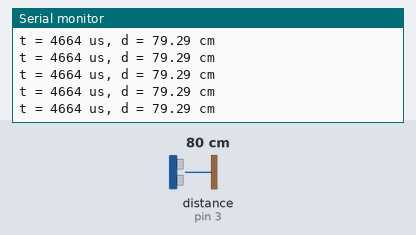
Recording of a sketch running on a simulated Arduino Uno, built with avr-gcc and run on an emulated ATmega328P. Parts: the last lines printed to the serial monitor. Inputs (shaded band) come from the test bench; at power-on: distance to the obstacle (sensor on pin 3) 80 cm. The echo pulse lasts 58.3 µs per cm.

Above: at 1.2 s.
1.3 s: distance to the obstacle (sensor on pin 3) set to 18 cm
At 1.6 s:
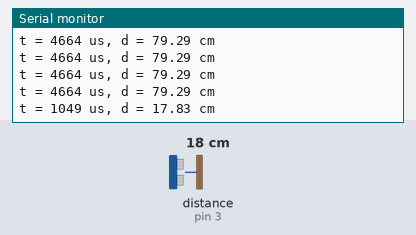
4.3 s: distance to the obstacle (sensor on pin 3) set to 2 cm
At 4.43 s:
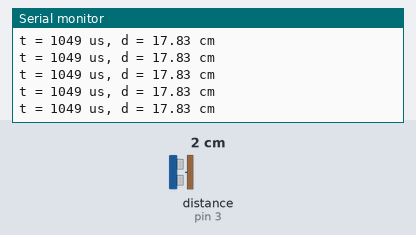
Timing chart, 0 to 7.3 s (numbered marks = the images above; inputs shaded):
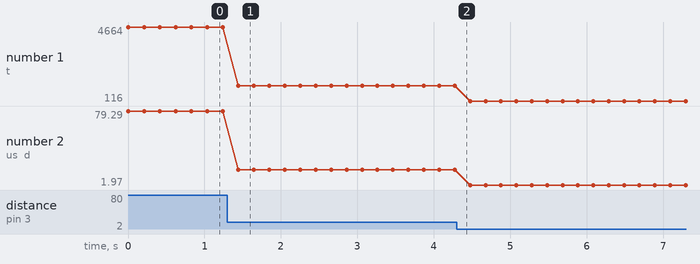

The sketch:

Zadatak5.1.ino
```cpp
void setup() {
  Serial.begin(9600);
  pinMode(2, OUTPUT);
  pinMode(3, INPUT);
}

void loop() {
  digitalWrite(2, LOW);
  delayMicroseconds(2);
  digitalWrite(2, HIGH);
  delayMicroseconds(10);
  digitalWrite(2, LOW);

  long t = pulseIn(3, HIGH);
  float d = t * 0.034 / 2;

  Serial.print("t = ");
  Serial.print(t);
  Serial.print(" us, d = ");
  Serial.print(d);
  Serial.println(" cm");

  delay(200);
}
```

Measured:
- after the input at 1.3 s, the serial monitor: prints a new line after 0.14 s (image 1)
- plotted number 1: 4664 → 1049 after the input at 1.3 s, 1049 → 116 after the input at 4.3 s
- plotted number 2: 79.29 → 17.83 after the input at 1.3 s, 17.83 → 1.97 after the input at 4.3 s
